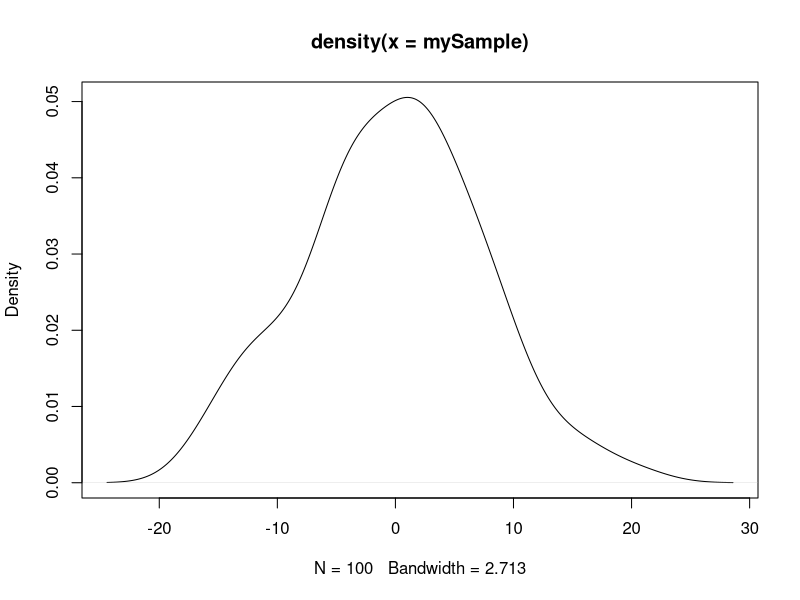

The R source for this figure:
#Verification of Central Limit Theorem

#The Central Limit Theorem states that if there is a population with mean=mu and standard deviation=sigma and one draws 
#sufficiently large random samples from the population with replacement, then the distribution of the sample means 
#will be approximately normal. Moreover, mu and sigma can be estimated in a manner explained below.

#Create random population data of reasonable size; values are uniformly distributed between min and max
pop_size <-100000
min_value <- -100
max_value <- 100
set.seed(101)
population <- runif(pop_size, min = min_value, max = max_value)

#Compute actual mean and standard deviation of the population
mu <- mean(population)
sigma <- sd(population)

#Desigman sampling mechanism - no. of sampling trials and sample size for each trial
trials = 100
sample_size = 50

#Generate sample statistics - draw a random sample and compute its mean; repeat the procedure for the selected no. of trials
mySample <- numeric(trials)
for (i in c(1:trials)) {
  sample <- sample(population, size = sample_size, replace = TRUE)
  mySample[i] <- mean(sample)
}

#Compute estimates for mean and standard deviation from the data generated by the trials
mu_estimate <- mean(mySample) # mean of sample means is a good estimate for population mean
sigma_sample <- sd(mySample)
sigma_estimate <- sigma_sample*sqrt(sample_size) # standard deviation of sample means is biased and needs to be corrected

#Compare the estimated parameters with the actual ones
result <- data.frame("Population_mean" = mu,
                     "Estimated_mean" = mu_estimate,
                     "Population_sd" = sigma,
                     "Estimated_sd" = sigma_estimate)

print(result)
plot(density(mySample)) #should look like a normal distribution irrespective of the original population
